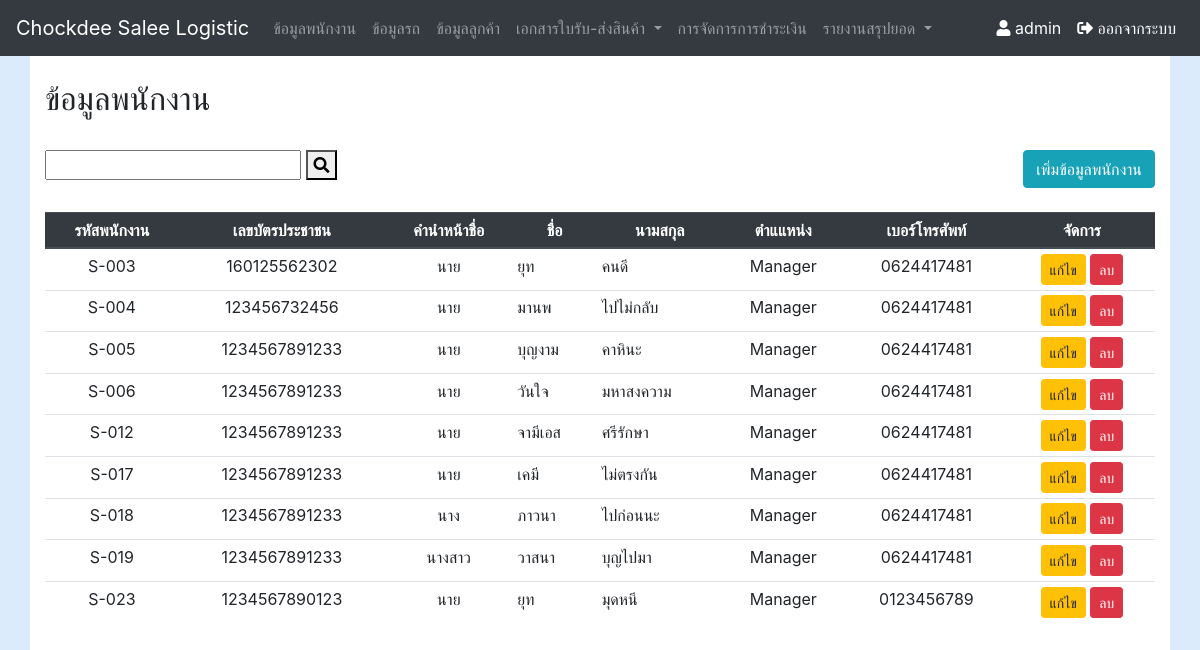
/staff_show.php (signed in), run on the app's committed database.
### tables this page shows
CREATE TABLE `tb_staff` (
  `staff_id` int(10) NOT NULL,
  `staff_id_set` varchar(10) NOT NULL,
  `staff_name` varchar(55) NOT NULL,
  `staff_lastname` varchar(55) NOT NULL,
  `staff_card` varchar(13) NOT NULL,
  `staff_position` varchar(15) NOT NULL,
  `staff_tel` varchar(10) NOT NULL,
  `staff_title_name` varchar(45) DEFAULT NULL
);

### staff_show.php (the view, shortened to what this page needs)
<?php require_once('Connections/myconnect.php'); ?>
<?php require_once('nevbar.php');
Nevbar(); ?>
<?php
$query_staff = "SELECT * FROM tb_staff ";
$staff = mysql_query($query_staff, $myconnect) or die(mysql_error());
$row_staff = mysql_fetch_assoc($staff);
?>
<!DOCTYPE html
    PUBLIC "-//W3C//DTD XHTML 1.0 Transitional//EN" "http://www.w3.org/TR/xhtml1/DTD/xhtml1-transitional.dtd">
<html xmlns="http://www.w3.org/1999/xhtml">
<head>
    <link rel="stylesheet" href="css/custom.css" />
</head>
<body>
    <div class="container">
        <br />
        <h2>ข้อมูลพนักงาน</h2>
        <br />
        <div class="row">
            <div class="col-sm-8">
                <form id="form2" name="form2" method="get" action="<?php echo $_SERVER['SCRIPT_NAME'];?>">
                    <input type="text" name="textfield" id="textfield" />
                    <button type="submit"><i class="fa fa-search"></i></button>
                </form>
            </div>
            <div class="col-sm-4 ">
                <button type="button" class="btn btn-info float-right" data-toggle="modal"
                    data-target="#exampleModalCenter">
                    เพิ่มข้อมูลพนักงาน
                </button>
            </div>
        </div>
        <br />
        <div class="table-responsive">
            <table id='customers' class="table table-hover table-sm">
                <thead class="thead-dark">
                    <tr>
                        <th>
                            <div align="center">รหัสพนักงาน</div>
                        </th>
                        <th>
                            <div align="center">เลขบัตรประชาชน</div>
                        </th>
                        <th>
                            <div align="center">คำนำหน้าชื่อ</div>
                        </th>
                        <th>
                            <div align="center">ชื่อ</div>
                        </th>
                        <th>
                            <div align="center">นามสกุล</div>
                        </th>
                        <th>
                            <div align="center">ตำแแหน่ง</div>
                        </th>
                        <th>
                            <div align="center">เบอร์โทรศัพท์</div>
                        </th>
                        <th>
                            <div align="center">จัดการ</div>
                        </th>
                    </tr>
                </thead>
                <tbody>
                    <?php do { ?>
                    <tr>
                        <td>
                            <div align="center"><span><?php echo $row_staff['staff_id_set']; ?></span></div>
                        </td>
                        <td height="30">
                            <div align="center"><?php echo $row_staff['staff_card']; ?></div>
                        </td>
                        <td>
                            <div align="center"><?php echo $row_staff['staff_title_name']; ?></div>
                        </td>
                        <td>
                            <div align="left"><?php echo $row_staff['staff_name']; ?></div>
                        </td>
                        <td>
                            <div align="left"><?php echo $row_staff['staff_lastname']; ?></div>
                        </td>
                        <td>
                            <div align="center"><?php echo $row_staff['staff_position']; ?></div>
                        </td>
                        <td>
                            <div align="center"><?php echo $row_staff['staff_tel']; ?></div>
                        </td>
                        <td>
                            <div align="center">
                                <a class="btn btn-warning btn-sm" role="button"
                                    href="staff_edit.php<?php echo $row_staff['']; ?>?id=<?php echo $row_staff['staff_id']; ?>">แก้ไข</a>
                                <a class="btn btn-danger btn-sm" role="button"
                                    href="staff_del.php?id=<?php echo $row_staff['staff_id']; ?>?staff_id=<?php echo $row_staff['staff_id']; ?>"
                                    onclick="return confirm('ยืนยันที่จะลบข้อมูลหรือไม่ ?')">ลบ</a>
                            </div>
                        </td>
                    </tr>
                    <?php } while ($row_staff = mysql_fetch_assoc($staff)); ?>
                </tbody>
            </table>
        </div>
    </div>
</body>
</html>

### css/custom.css (style rules this page uses)
body { background: #DCEBFC; }
.container { background: #FFF; height: 100%; min-height: calc(100vh - calc(3.5rem + 1px)); }

### data on the page
tb_staff: staff_id_set "S-003", staff_card "160125562302", staff_title_name "นาย", staff_name "ยุท", staff_lastname "คนดี", staff_position "Manager", staff_tel "0624417481"
tb_staff: staff_id_set "S-004", staff_card "123456732456", staff_title_name "นาย", staff_name "มานพ", staff_lastname "ไปไม่กลับ", staff_position "Manager", staff_tel "0624417481"
tb_staff: staff_id_set "S-005", staff_card "1234567891233", staff_title_name "นาย", staff_name "บุญงาม", staff_lastname "คาหินะ", staff_position "Manager", staff_tel "0624417481"
tb_staff: staff_id_set "S-006", staff_card "1234567891233", staff_title_name "นาย", staff_name "วันใจ", staff_lastname "มหาสงความ", staff_position "Manager", staff_tel "0624417481"
tb_staff: staff_id_set "S-012", staff_card "1234567891233", staff_title_name "นาย", staff_name "จามีเอส", staff_lastname "ศรีรักษา", staff_position "Manager", staff_tel "0624417481"
tb_staff: staff_id_set "S-017", staff_card "1234567891233", staff_title_name "นาย", staff_name "เคมี", staff_lastname "ไม่ตรงกัน", staff_position "Manager", staff_tel "0624417481"
tb_staff: staff_id_set "S-018", staff_card "1234567891233", staff_title_name "นาง", staff_name "ภาวนา", staff_lastname "ไปก่อนนะ", staff_position "Manager", staff_tel "0624417481"
tb_staff: staff_id_set "S-019", staff_card "1234567891233", staff_title_name "นางสาว", staff_name "วาสนา", staff_lastname "บุญไปมา", staff_position "Manager", staff_tel "0624417481"
tb_staff: staff_id_set "S-023", staff_card "1234567890123", staff_title_name "นาย", staff_name "ยุท", staff_lastname "มุดหนี", staff_position "Manager", staff_tel "0123456789"

### other printed values
$_COOKIE["UserName"] "admin"
